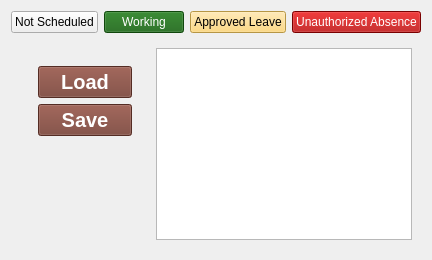
            <widget class="QWidget" name="pageChamCong">
             <layout class="QVBoxLayout" name="verticalLayout_28">
              <item>
               <layout class="QHBoxLayout" name="horizontalLayout_18">
                <item>
                 <widget class="QPushButton" name="pushButton">
                  <property name="text">
                   <string>Not Scheduled</string>
                  </property>
                 </widget>
                </item>
                <item>
                 <widget class="QPushButton" name="pushButton_2">
                  <property name="styleSheet">
                   <string notr="true">background-color: rgb(22, 99, 17);
color: rgb(255, 255, 255);</string>
                  </property>
                  <property name="text">
                   <string>Working</string>
                  </property>
                 </widget>
                </item>
                <item>
                 <widget class="QPushButton" name="pushButton_3">
                  <property name="styleSheet">
                   <string notr="true">background-color: rgb(255, 210, 97);</string>
                  </property>
                  <property name="text">
                   <string>Approved Leave</string>
                  </property>
                 </widget>
                </item>
                <item>
                 <widget class="QPushButton" name="pushButton_4">
                  <property name="styleSheet">
                   <string notr="true">background-color: rgb(170, 0, 0);
color: rgb(255, 255, 255);</string>
                  </property>
                  <property name="text">
                   <string>Unauthorized Absence</string>
                  </property>
                 </widget>
                </item>
               </layout>
              </item>
              <item>
               <layout class="QVBoxLayout" name="verticalLayout_27">
                <item>
                 <widget class="QWidget" name="widget_3" native="true">
                  <property name="sizePolicy">
                   <sizepolicy hsizetype="Preferred" vsizetype="Expanding">
                    <horstretch>0</horstretch>
                    <verstretch>0</verstretch>
                   </sizepolicy>
                  </property>
                  <layout class="QHBoxLayout" name="horizontalLayout_17">
                   <item alignment="Qt::AlignmentFlag::AlignTop">
                    <widget class="QWidget" name="widget" native="true">
                     <property name="maximumSize">
                      <size>
                       <width>200</width>
                       <height>16777215</height>
                      </size>
                     </property>
                     <layout class="QVBoxLayout" name="verticalLayout_30">
                      <item alignment="Qt::AlignmentFlag::AlignTop">
                       <widget class="QWidget" name="widget_5" native="true">
                        <property name="sizePolicy">
                         <sizepolicy hsizetype="Expanding" vsizetype="Preferred">
                          <horstretch>0</horstretch>
                          <verstretch>0</verstretch>
                         </sizepolicy>
                        </property>
                        <property name="maximumSize">
                         <size>
                          <width>200</width>
                          <height>16777215</height>
                         </size>
                        </property>
                        <layout class="QVBoxLayout" name="verticalLayout_33">
                         <item alignment="Qt::AlignmentFlag::AlignTop">
                          <widget class="QPushButton" name="pushButtonLoadChamCong">
                           <property name="font">
                            <font>
                             <pointsize>15</pointsize>
                             <bold>true</bold>
                            </font>
                           </property>
                           <property name="styleSheet">
                            <string notr="true">background-color: rgb(118, 62, 50);
color: rgb(255, 255, 255);</string>
                           </property>
                           <property name="text">
                            <string>Load</string>
                           </property>
                          </widget>
                         </item>
                         <item>
                          <widget class="QPushButton" name="pushButtonSave_Check">
                           <property name="font">
                            <font>
                             <pointsize>15</pointsize>
                             <bold>true</bold>
                            </font>
                           </property>
                           <property name="styleSheet">
                            <string notr="true">background-color: rgb(118, 62, 50);
color: rgb(255, 255, 255);</string>
                           </property>
                           <property name="text">
                            <string>Save</string>
                           </property>
                          </widget>
                         </item>
                        </layout>
                       </widget>
                      </item>
                     </layout>
                    </widget>
                   </item>
                   <item>
                    <layout class="QVBoxLayout" name="verticalLayout_31">
                     <item>
                      <widget class="QTableWidget" name="tableWidgetChamCong">
                       <property name="sizePolicy">
                        <sizepolicy hsizetype="Expanding" vsizetype="Preferred">
                         <horstretch>0</horstretch>
                         <verstretch>0</verstretch>
                        </sizepolicy>
                       </property>
                      </widget>
                     </item>
                    </layout>
                   </item>
                  </layout>
                 </widget>
                </item>
               </layout>
              </item>
             </layout>
            </widget>
